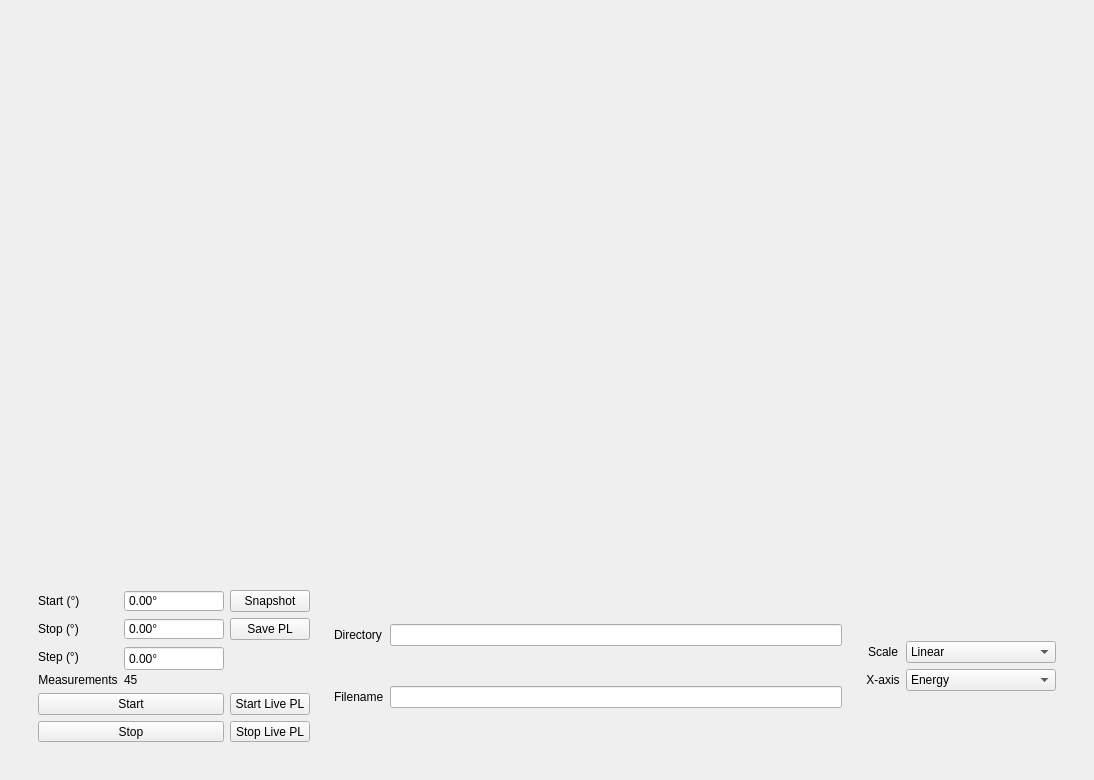
<?xml version="1.0" encoding="UTF-8"?>
<ui version="4.0">
 <class>PhotoluminescenceWidget</class>
 <widget class="QWidget" name="PhotoluminescenceWidget">
  <property name="geometry">
   <rect>
    <x>0</x>
    <y>0</y>
    <width>1094</width>
    <height>780</height>
   </rect>
  </property>
  <property name="windowTitle">
   <string>Form</string>
  </property>
  <layout class="QVBoxLayout" name="verticalLayout">
   <item>
    <widget class="QWidget" name="widget" native="true">
     <layout class="QHBoxLayout" name="horizontalLayout">
      <property name="spacing">
       <number>0</number>
      </property>
      <property name="leftMargin">
       <number>0</number>
      </property>
      <property name="topMargin">
       <number>0</number>
      </property>
      <property name="rightMargin">
       <number>0</number>
      </property>
      <property name="bottomMargin">
       <number>0</number>
      </property>
      <item>
       <widget class="QWidget" name="widget_4" native="true">
        <layout class="QVBoxLayout" name="verticalLayout_11" stretch="0,0">
         <item>
          <widget class="PlotWidget" name="plot_widget" native="true">
           <property name="enabled">
            <bool>true</bool>
           </property>
           <property name="sizePolicy">
            <sizepolicy hsizetype="Expanding" vsizetype="Expanding">
             <horstretch>0</horstretch>
             <verstretch>0</verstretch>
            </sizepolicy>
           </property>
          </widget>
         </item>
         <item>
          <widget class="QWidget" name="SaveData" native="true">
           <property name="sizePolicy">
            <sizepolicy hsizetype="Expanding" vsizetype="Fixed">
             <horstretch>0</horstretch>
             <verstretch>0</verstretch>
            </sizepolicy>
           </property>
           <property name="minimumSize">
            <size>
             <width>0</width>
             <height>0</height>
            </size>
           </property>
           <property name="maximumSize">
            <size>
             <width>16777215</width>
             <height>16777215</height>
            </size>
           </property>
           <layout class="QHBoxLayout" name="horizontalLayout_2">
            <item>
             <widget class="QWidget" name="widget_13" native="true">
              <property name="sizePolicy">
               <sizepolicy hsizetype="Maximum" vsizetype="Fixed">
                <horstretch>0</horstretch>
                <verstretch>0</verstretch>
               </sizepolicy>
              </property>
              <property name="minimumSize">
               <size>
                <width>0</width>
                <height>25</height>
               </size>
              </property>
              <property name="maximumSize">
               <size>
                <width>16777215</width>
                <height>170</height>
               </size>
              </property>
              <layout class="QGridLayout" name="gridLayout" columnstretch="1,0,1,1">
               <item row="7" column="3">
                <widget class="QPushButton" name="pushButton_4">
                 <property name="text">
                  <string>Stop Live PL</string>
                 </property>
                </widget>
               </item>
               <item row="0" column="3">
                <widget class="QPushButton" name="pushButton_5">
                 <property name="text">
                  <string>Snapshot</string>
                 </property>
                </widget>
               </item>
               <item row="6" column="3">
                <widget class="QPushButton" name="pushButton_3">
                 <property name="text">
                  <string>Start Live PL</string>
                 </property>
                </widget>
               </item>
               <item row="1" column="3">
                <widget class="QPushButton" name="pushButton_6">
                 <property name="text">
                  <string>Save PL</string>
                 </property>
                </widget>
               </item>
               <item row="0" column="0">
                <widget class="QLabel" name="label_13">
                 <property name="sizePolicy">
                  <sizepolicy hsizetype="Fixed" vsizetype="Preferred">
                   <horstretch>0</horstretch>
                   <verstretch>0</verstretch>
                  </sizepolicy>
                 </property>
                 <property name="text">
                  <string>Start (°)</string>
                 </property>
                </widget>
               </item>
               <item row="1" column="0">
                <widget class="QLabel" name="label_7">
                 <property name="sizePolicy">
                  <sizepolicy hsizetype="Fixed" vsizetype="Preferred">
                   <horstretch>0</horstretch>
                   <verstretch>0</verstretch>
                  </sizepolicy>
                 </property>
                 <property name="text">
                  <string>Stop (°)</string>
                 </property>
                </widget>
               </item>
               <item row="2" column="0">
                <widget class="QLabel" name="label_14">
                 <property name="sizePolicy">
                  <sizepolicy hsizetype="Fixed" vsizetype="Preferred">
                   <horstretch>0</horstretch>
                   <verstretch>0</verstretch>
                  </sizepolicy>
                 </property>
                 <property name="text">
                  <string>Step (°)</string>
                 </property>
                </widget>
               </item>
               <item row="4" column="0">
                <widget class="QLabel" name="label_8">
                 <property name="sizePolicy">
                  <sizepolicy hsizetype="Preferred" vsizetype="Fixed">
                   <horstretch>0</horstretch>
                   <verstretch>0</verstretch>
                  </sizepolicy>
                 </property>
                 <property name="text">
                  <string>Measurements</string>
                 </property>
                 <property name="alignment">
                  <set>Qt::AlignmentFlag::AlignCenter</set>
                 </property>
                </widget>
               </item>
               <item row="4" column="1">
                <widget class="QLabel" name="NumMeasurements_Label">
                 <property name="sizePolicy">
                  <sizepolicy hsizetype="Fixed" vsizetype="Preferred">
                   <horstretch>0</horstretch>
                   <verstretch>0</verstretch>
                  </sizepolicy>
                 </property>
                 <property name="text">
                  <string>45</string>
                 </property>
                </widget>
               </item>
               <item row="1" column="1" colspan="2">
                <widget class="QDoubleSpinBox" name="PsStop_DoubleSpinBox">
                 <property name="sizePolicy">
                  <sizepolicy hsizetype="Maximum" vsizetype="Fixed">
                   <horstretch>0</horstretch>
                   <verstretch>0</verstretch>
                  </sizepolicy>
                 </property>
                 <property name="minimumSize">
                  <size>
                   <width>100</width>
                   <height>10</height>
                  </size>
                 </property>
                 <property name="buttonSymbols">
                  <enum>QAbstractSpinBox::ButtonSymbols::NoButtons</enum>
                 </property>
                 <property name="suffix">
                  <string>°</string>
                 </property>
                </widget>
               </item>
               <item row="2" column="1" colspan="2">
                <widget class="QDoubleSpinBox" name="PsStep_DoubleSpinBox">
                 <property name="sizePolicy">
                  <sizepolicy hsizetype="Maximum" vsizetype="Fixed">
                   <horstretch>0</horstretch>
                   <verstretch>0</verstretch>
                  </sizepolicy>
                 </property>
                 <property name="minimumSize">
                  <size>
                   <width>100</width>
                   <height>25</height>
                  </size>
                 </property>
                 <property name="buttonSymbols">
                  <enum>QAbstractSpinBox::ButtonSymbols::NoButtons</enum>
                 </property>
                 <property name="suffix">
                  <string>°</string>
                 </property>
                </widget>
               </item>
               <item row="6" column="0" colspan="3">
                <widget class="QPushButton" name="pushButton">
                 <property name="sizePolicy">
                  <sizepolicy hsizetype="Expanding" vsizetype="Fixed">
                   <horstretch>0</horstretch>
                   <verstretch>0</verstretch>
                  </sizepolicy>
                 </property>
                 <property name="text">
                  <string>Start</string>
                 </property>
                </widget>
               </item>
               <item row="7" column="0" colspan="3">
                <widget class="QPushButton" name="pushButton_2">
                 <property name="sizePolicy">
                  <sizepolicy hsizetype="Expanding" vsizetype="Fixed">
                   <horstretch>0</horstretch>
                   <verstretch>0</verstretch>
                  </sizepolicy>
                 </property>
                 <property name="text">
                  <string>Stop</string>
                 </property>
                </widget>
               </item>
               <item row="0" column="1" colspan="2">
                <widget class="QDoubleSpinBox" name="PsStart_DoubleSpinBox">
                 <property name="buttonSymbols">
                  <enum>QAbstractSpinBox::ButtonSymbols::NoButtons</enum>
                 </property>
                 <property name="suffix">
                  <string>°</string>
                 </property>
                </widget>
               </item>
              </layout>
             </widget>
            </item>
            <item>
             <widget class="QWidget" name="widget_2" native="true">
              <property name="sizePolicy">
               <sizepolicy hsizetype="Expanding" vsizetype="Expanding">
                <horstretch>0</horstretch>
                <verstretch>0</verstretch>
               </sizepolicy>
              </property>
              <layout class="QGridLayout" name="gridLayout_2">
               <item row="1" column="0">
                <widget class="QLabel" name="label_2">
                 <property name="text">
                  <string>Filename</string>
                 </property>
                </widget>
               </item>
               <item row="0" column="0">
                <widget class="QLabel" name="label">
                 <property name="text">
                  <string>Directory</string>
                 </property>
                </widget>
               </item>
               <item row="0" column="1">
                <widget class="QLineEdit" name="lineEdit"/>
               </item>
               <item row="1" column="1">
                <widget class="QLineEdit" name="lineEdit_2"/>
               </item>
              </layout>
             </widget>
            </item>
            <item>
             <widget class="QWidget" name="widget_3" native="true">
              <property name="sizePolicy">
               <sizepolicy hsizetype="Fixed" vsizetype="Fixed">
                <horstretch>0</horstretch>
                <verstretch>0</verstretch>
               </sizepolicy>
              </property>
              <property name="minimumSize">
               <size>
                <width>200</width>
                <height>0</height>
               </size>
              </property>
              <layout class="QGridLayout" name="gridLayout_3">
               <item row="3" column="1">
                <widget class="QComboBox" name="xlabel_ComboBox">
                 <property name="minimumSize">
                  <size>
                   <width>150</width>
                   <height>0</height>
                  </size>
                 </property>
                 <property name="maximumSize">
                  <size>
                   <width>100</width>
                   <height>16777215</height>
                  </size>
                 </property>
                 <item>
                  <property name="text">
                   <string>Energy</string>
                  </property>
                 </item>
                 <item>
                  <property name="text">
                   <string>Wavelength</string>
                  </property>
                 </item>
                </widget>
               </item>
               <item row="2" column="0">
                <widget class="QLabel" name="label_23">
                 <property name="text">
                  <string>Scale</string>
                 </property>
                 <property name="alignment">
                  <set>Qt::AlignmentFlag::AlignCenter</set>
                 </property>
                </widget>
               </item>
               <item row="3" column="0">
                <widget class="QLabel" name="label_24">
                 <property name="text">
                  <string>X-axis</string>
                 </property>
                 <property name="alignment">
                  <set>Qt::AlignmentFlag::AlignCenter</set>
                 </property>
                </widget>
               </item>
               <item row="2" column="1">
                <widget class="QComboBox" name="yscale_ComboBox">
                 <property name="minimumSize">
                  <size>
                   <width>150</width>
                   <height>0</height>
                  </size>
                 </property>
                 <property name="maximumSize">
                  <size>
                   <width>100</width>
                   <height>16777215</height>
                  </size>
                 </property>
                 <property name="cursor">
                  <cursorShape>ArrowCursor</cursorShape>
                 </property>
                 <property name="frame">
                  <bool>true</bool>
                 </property>
                 <item>
                  <property name="text">
                   <string>Linear</string>
                  </property>
                 </item>
                 <item>
                  <property name="text">
                   <string>Logarithmic</string>
                  </property>
                 </item>
                </widget>
               </item>
              </layout>
             </widget>
            </item>
           </layout>
          </widget>
         </item>
        </layout>
       </widget>
      </item>
     </layout>
    </widget>
   </item>
  </layout>
 </widget>
 <customwidgets>
  <customwidget>
   <class>PlotWidget</class>
   <extends>QWidget</extends>
   <header>pyqtgraph</header>
   <container>1</container>
  </customwidget>
 </customwidgets>
 <resources/>
 <connections/>
</ui>
